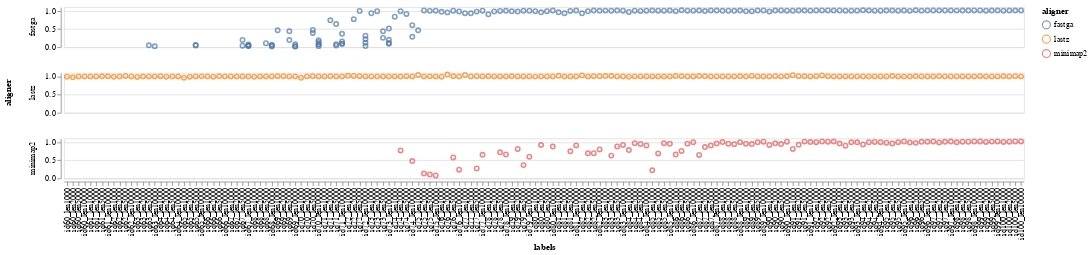

Source (notebook cell):
### Code cell
alt.Chart(data).mark_point().encode(
    x=alt.X('labels:O', sort=sorted_apple),
    y=alt.Y('corrected_cvrg:Q').axis(title=None),
    color='aligner:N',
    row='aligner:N'
).properties(
    width=1200,  # Set width of the chart
    height=50,  # Set height of the chart,
)

### Figure 1 — Vega-Lite specification as saved in the notebook (floating-point values rounded to 4 significant figures; data arrays with more than 128 entries replaced by an {"elided": "..."} marker saying what was removed)
{"config": {"view": {"continuousWidth": 300, "continuousHeight": 300}}, "data": {"name": "data-0610ad5381c013833814300905c2c996"}, "mark": {"type": "point"}, "encoding": {"color": {"field": "aligner", "type": "nominal"}, "row": {"field": "aligner", "type": "nominal"}, "x": {"field": "labels", "sort": {"elided": "164 str values"}, "type": "ordinal"}, "y": {"axis": {"title": null}, "field": "corrected_cvrg", "type": "quantitative"}}, "height": 50, "width": 1200, "$schema": "https://vega.github.io/schema/vega-lite/v5.16.3.json", "datasets": {"data-0610ad5381c013833814300905c2c996": {"elided": "520 records"}}}
